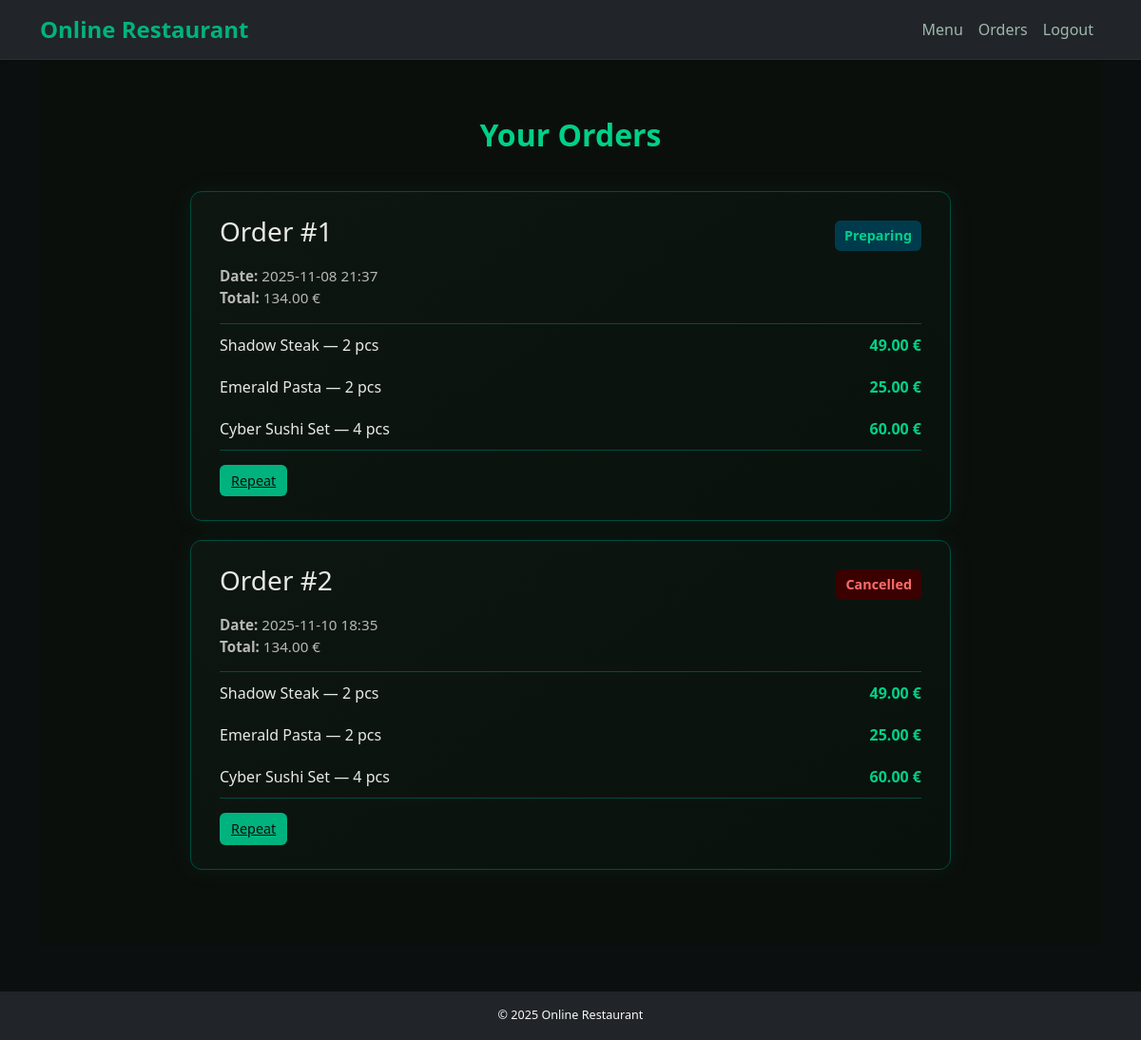
/orders (signed in), run on an earlier commit of the app's database.
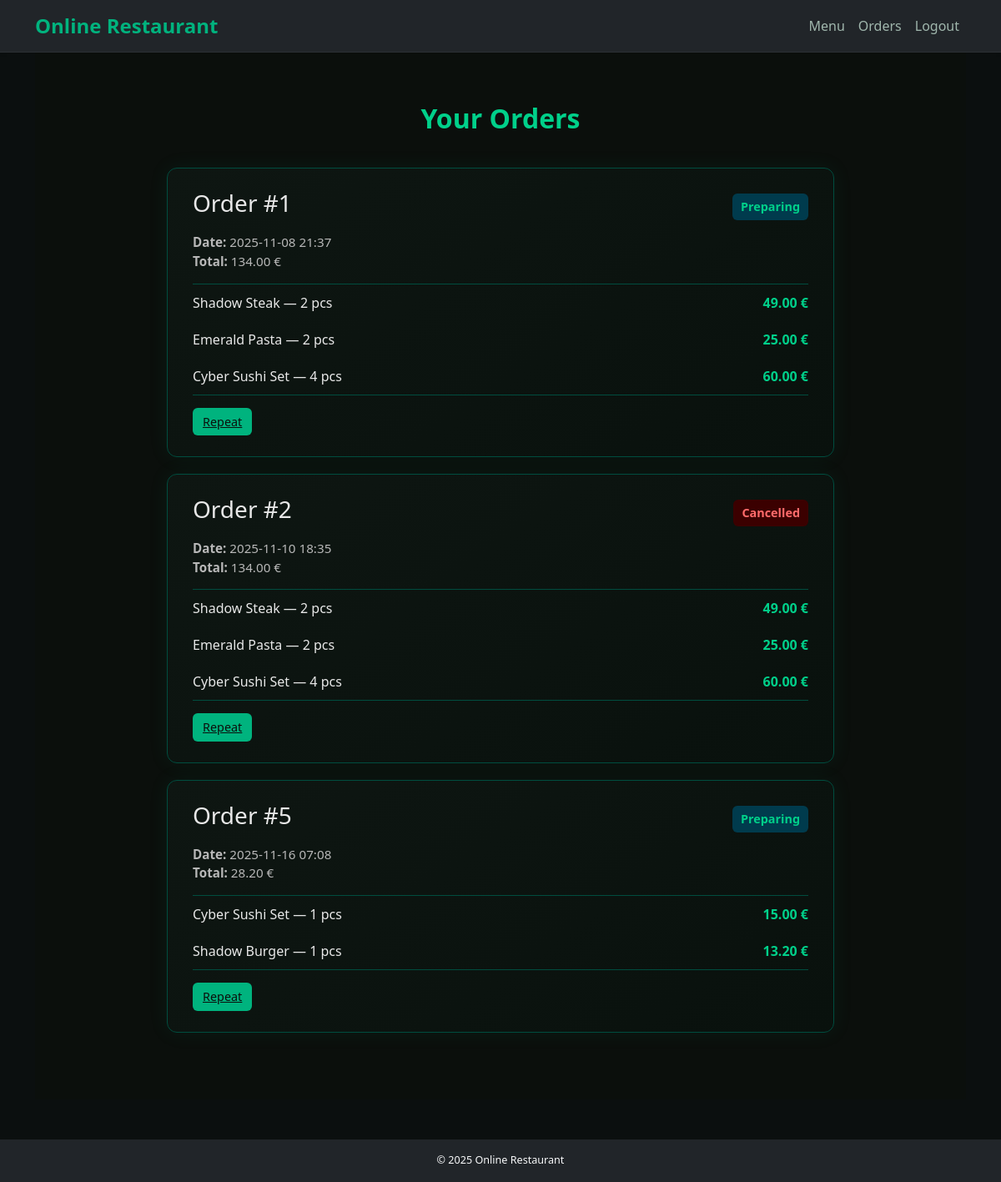
And on a later commit of the database.
### models/models.py (models this page shows)
class Order(db.Model):
    id = db.Column(db.Integer, primary_key=True)
    user_id = db.Column(db.Integer, db.ForeignKey('user.id'), nullable=False)
    total_price = db.Column(db.Float, nullable=False)
    date = db.Column(db.DateTime, server_default=db.func.now())
    items = db.relationship('OrderItem', backref='order', lazy=True)
    status = db.Column(db.String(50), default='Pending')

class OrderItem(db.Model):
    id = db.Column(db.Integer, primary_key=True)
    order_id = db.Column(db.Integer, db.ForeignKey('order.id'), nullable=False)
    dish_id = db.Column(db.Integer, db.ForeignKey('dish.id'), nullable=False)
    quantity = db.Column(db.Integer, nullable=False)
    dish = db.relationship('Dish')

class Dish(db.Model):
    id = db.Column(db.Integer, primary_key=True)
    name = db.Column(db.String(100), nullable=False)
    description = db.Column(db.Text, nullable=False)
    price = db.Column(db.Float, nullable=False)
    image_url = db.Column(db.String(255))

### routes/main.py (the view)
@main_bp.route('/orders')
@login_required
def orders():
    user_orders = Order.query.filter_by(user_id=current_user.id).all()
    return render_template('order_history.html', orders=user_orders)

### app.py (called while the page is built)
@login_manager.user_loader
def load_user(user_id):
    from models.models import User
    return User.query.get(int(user_id))

def create_app():
    app = Flask(__name__)
    app.config.from_object(Config)
    app.config.from_pyfile('config.py', silent=True)
    db.init_app(app)
    migrate.init_app(app, db)
    login_manager.init_app(app)
    csrf.init_app(app)
    limiter.init_app(app)
    from routes.auth import auth_bp
    from routes.main import main_bp
    from routes.admin import admin_bp
    app.register_blueprint(auth_bp)
    app.register_blueprint(main_bp)
    app.register_blueprint(admin_bp)
    @app.after_request
    def set_headers(resp):
        resp.headers["Content-Security-Policy"] = (
            "default-src 'self'; img-src 'self' data:; style-src 'self' 'unsafe-inline'"
        )
        return resp
    return app

### templates/order_history.html (shortened to what this page needs)
{% extends 'base.html' %}
{% block content %}
<section class="orders-section fade-in">
  <h2 class="orders-title">Your Orders</h2>
  {% if orders %}
    {% for order in orders %}
    <div class="order-card">
      <div class="order-header">
        <h3>Order #{{ order.id }}</h3>
        <span class="order-status {{ order.status|lower }}">{{ order.status }}</span>
      </div>
      <p class="order-meta">
        <strong>Date:</strong> {{ order.date.strftime('%Y-%m-%d %H:%M') }}<br>
        <strong>Total:</strong> {{ "%.2f"|format(order.total_price) }} €
      </p>
      <ul class="order-list">
        {% for item in order.items %}
        <li>
          <span>{{ item.dish.name }} — {{ item.quantity }} pcs</span>
          <span class="order-price">{{ "%.2f"|format(item.dish.price * item.quantity) }} €</span>
        </li>
        {% endfor %}
      </ul>
      <div class="order-actions">
        <a href="{{ url_for('main.repeat_order', order_id=order.id) }}" class="btn-small edit">Repeat</a>
      </div>
    </div>
    {% endfor %}
  {% else %}
    <p class="empty-text">You have no orders yet.</p>
  {% endif %}
</section>
{% endblock %}

### templates/base.html (shortened to what this page needs)
<!DOCTYPE html>
<html lang="en">
<head>
  <link href="https://cdn.jsdelivr.net/npm/bootstrap@5.3.3/dist/css/bootstrap.min.css" rel="stylesheet">
  <link rel="stylesheet" href="{{ url_for('static', filename='css/style.css') }}">
</head>
<body>
  <nav class="navbar navbar-expand-lg navbar-dark bg-dark shadow-sm">
    <div class="container">
      <a class="navbar-brand fw-bold fs-4" href="{{ url_for('main.index') }}">Online Restaurant</a>
      <div class="collapse navbar-collapse justify-content-end">
        <ul class="navbar-nav">
          {% if current_user.is_authenticated %}
          <li class="nav-item"><a class="nav-link" href="{{ url_for('main.menu') }}">Menu</a></li>
          <li class="nav-item"><a class="nav-link" href="{{ url_for('main.orders') }}">Orders</a></li>
          <li class="nav-item"><a class="nav-link" href="{{ url_for('auth.logout') }}">Logout</a></li>
          {% else %}
          <li class="nav-item"><a class="nav-link" href="{{ url_for('auth.login') }}">Login</a></li>
          <li class="nav-item"><a class="nav-link" href="{{ url_for('auth.register') }}">Register</a></li>
          {% endif %}
        </ul>
      </div>
    </div>
  </nav>
  <main class="container">
  <div class="content-wrapper">
    {% block content %}{% endblock %}
  </div>
</main>
  <footer class="footer py-3 bg-dark text-center text-light mt-5">
    <p class="mb-0 small">&copy; 2025 Online Restaurant</p>
  </footer>
</body>
</html>

### static/css/style.css (style rules this page uses)
:root { --green-main: #00b37e; --green-hover: #00d08a; --green-dark: #004d3f; --bg-dark: #0b0f0f; --text-light: #e4f4ed; --text-muted: #a0b7ad; }
body { background-color: var(--bg-dark); color: var(--text-light); font-family: "Poppins", "Segoe UI", sans-serif; margin: 0; padding: 0; height: 100vh; display: flex; flex-direction: column; }
.navbar { background: #0d1313; border-bottom: 1px solid rgba(255, 255, 255, 0.05); }
.navbar-brand { color: var(--green-main) !important; font-weight: 600; }
.nav-link { color: var(--text-muted) !important; transition: color 0.2s ease; }
footer { background: #0d1313; color: var(--text-muted); text-align: center; padding: 1rem 0; font-size: 0.9rem; }
.btn-small { padding: 6px 12px; border-radius: 6px; font-size: 0.9rem; font-weight: 500; cursor: pointer; border: none; transition: 0.3s; }
.btn-small.edit { background: #00b37e; color: #0b0f0c; }
.orders-section { background: #0b0f0c; padding: 60px 0; color: #e8e8e8; }
.orders-title { text-align: center; font-size: 2rem; color: #00d08a; font-weight: 700; margin-bottom: 40px; }
.order-card { background: linear-gradient(145deg, #0e1612, #09110d); border: 1px solid #004d3f; border-radius: 12px; margin: 20px auto; padding: 25px 30px; max-width: 800px; box-shadow: 0 0 25px rgba(0, 179, 126, 0.08); transition: 0.3s; }
.order-header { display: flex; justify-content: space-between; align-items: center; margin-bottom: 10px; }
.order-status { padding: 5px 10px; border-radius: 6px; font-size: 0.9rem; font-weight: 600; text-transform: capitalize; }
.order-status.preparing { background: #003b4d; color: #00d08a; }
.order-status.cancelled { background: #3b0000; color: #ff6b6b; }
.order-meta { font-size: 0.95rem; color: #b8b8b8; margin-bottom: 15px; }
.order-list { list-style: none; padding: 0; margin: 0; border-top: 1px solid #004d3f; border-bottom: 1px solid #004d3f; }
.order-list li { display: flex; justify-content: space-between; padding: 10px 0; color: #e8e8e8; }
.order-price { color: #00d08a; font-weight: 600; }
.order-actions { margin-top: 15px; display: flex; gap: 10px; }

What changed in the data, as far as the page shows it:
added Order: id "5", status "Preparing", date "2025-11-16 07:08", total_price "28.20"
added OrderItem: dish.name "Cyber Sushi Set", quantity "1", {{ "%.2f"|format(item.dish.price * item.quantity) }} "15.00", shown under "5"
added OrderItem: dish.name "Shadow Burger", quantity "1", shown under "5"
now on this page (row unchanged): Dish: item.dish.price*item.quantity "13.20"
